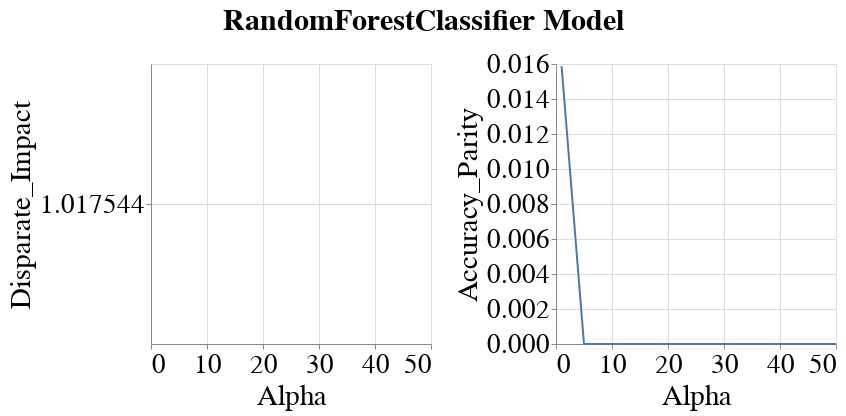

Notebook source saved alongside this figure:
### Code cell
visualizer.create_group_metrics_line_band_plot(group='sex',
                                               model_name=MODEL_NAMES[0],
                                               group_metrics=['Disparate_Impact', 'Accuracy_Parity'])

### Figure 1 — Vega-Lite specification as saved in the notebook (floating-point values rounded to 4 significant figures)
{"config": {"view": {"continuousWidth": 400, "continuousHeight": 300}, "axis": {"labelFontSize": 27, "labelFontWeight": "normal", "titleFontSize": 29, "titleFontWeight": "normal"}, "legend": {"labelFontSize": 27, "symbolStrokeWidth": 10, "titleFontSize": 29}, "title": {"fontSize": 27}}, "vconcat": [{"hconcat": [{"layer": [{"mark": {"type": "errorband", "extent": "ci"}, "encoding": {"x": {"field": "Intervention_Param", "title": "Alpha", "type": "quantitative"}, "y": {"field": "Metric_Value", "scale": {"zero": false}, "title": "Disparate_Impact", "type": "quantitative"}}}, {"mark": "line", "encoding": {"x": {"field": "Intervention_Param", "title": "Alpha", "type": "quantitative"}, "y": {"aggregate": "mean", "field": "Metric_Value", "scale": {"zero": false}, "title": "Disparate_Impact", "type": "quantitative"}}}], "height": 280, "width": 280}, {"layer": [{"mark": {"type": "errorband", "extent": "ci"}, "encoding": {"x": {"field": "Intervention_Param", "title": "Alpha", "type": "quantitative"}, "y": {"field": "Metric_Value", "scale": {"zero": false}, "title": "Accuracy_Parity", "type": "quantitative"}}}, {"mark": "line", "encoding": {"x": {"field": "Intervention_Param", "title": "Alpha", "type": "quantitative"}, "y": {"aggregate": "mean", "field": "Metric_Value", "scale": {"zero": false}, "title": "Accuracy_Parity", "type": "quantitative"}}}], "data": {"name": "data-6ebcce1d4af96d480543429e287edc70"}, "height": 280, "width": 280}]}], "data": {"name": "data-5f716285114ee99ab28d5a81c2b922ed"}, "title": {"text": "RandomForestClassifier Model", "anchor": "middle", "dy": -10, "fontSize": 30}, "$schema": "https://vega.github.io/schema/vega-lite/v4.17.0.json", "datasets": {"data-5f716285114ee99ab28d5a81c2b922ed": [{"Metric": "Disparate_Impact", "Model_Name": "RandomForestClassifier", "Experiment_Iteration": "Exp_iter_2", "Intervention_Param": 1, "Group": "sex", "Metric_Value": 1.018}, {"Metric": "Disparate_Impact", "Model_Name": "RandomForestClassifier", "Experiment_Iteration": "Exp_iter_2", "Intervention_Param": 5, "Group": "sex", "Metric_Value": null}, {"Metric": "Disparate_Impact", "Model_Name": "RandomForestClassifier", "Experiment_Iteration": "Exp_iter_2", "Intervention_Param": 10, "Group": "sex", "Metric_Value": null}, {"Metric": "Disparate_Impact", "Model_Name": "RandomForestClassifier", "Experiment_Iteration": "Exp_iter_2", "Intervention_Param": 25, "Group": "sex", "Metric_Value": null}, {"Metric": "Disparate_Impact", "Model_Name": "RandomForestClassifier", "Experiment_Iteration": "Exp_iter_2", "Intervention_Param": 50, "Group": "sex", "Metric_Value": null}], "data-6ebcce1d4af96d480543429e287edc70": [{"Metric": "Accuracy_Parity", "Model_Name": "RandomForestClassifier", "Experiment_Iteration": "Exp_iter_2", "Intervention_Param": 1, "Group": "sex", "Metric_Value": 0.01587}, {"Metric": "Accuracy_Parity", "Model_Name": "RandomForestClassifier", "Experiment_Iteration": "Exp_iter_2", "Intervention_Param": 5, "Group": "sex", "Metric_Value": 0.0}, {"Metric": "Accuracy_Parity", "Model_Name": "RandomForestClassifier", "Experiment_Iteration": "Exp_iter_2", "Intervention_Param": 10, "Group": "sex", "Metric_Value": 0.0}, {"Metric": "Accuracy_Parity", "Model_Name": "RandomForestClassifier", "Experiment_Iteration": "Exp_iter_2", "Intervention_Param": 25, "Group": "sex", "Metric_Value": 0.0}, {"Metric": "Accuracy_Parity", "Model_Name": "RandomForestClassifier", "Experiment_Iteration": "Exp_iter_2", "Intervention_Param": 50, "Group": "sex", "Metric_Value": 0.0}]}}
